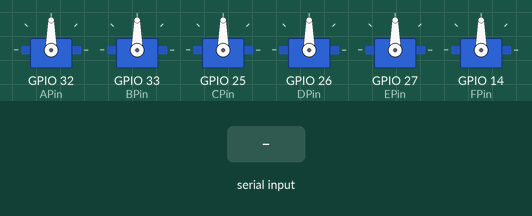
Bench run of a program on a simulated ESP32. On the bench: 6 × servo. The test bench sets the inputs (shaded band).

Above: at 1.2 s.
1.3 s: "J" received over Serial
At 2.8 s:
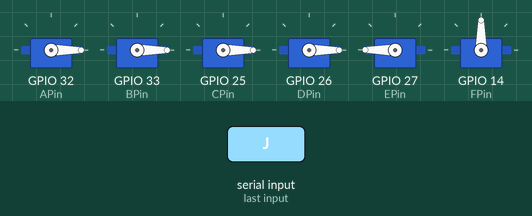
3.1 s: "A" received over Serial
At 4.1 s:
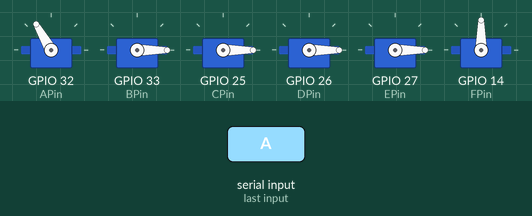
4.6 s: "B" received over Serial
At 5.3 s:
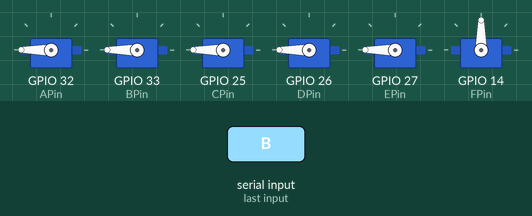
6.1 s: "C" received over Serial
At 6.5 s:
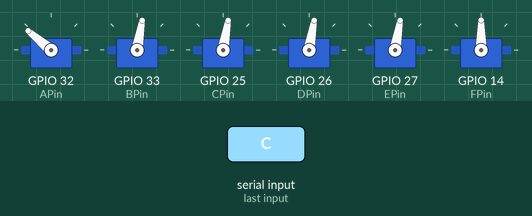
7.6 s: "D" received over Serial
At 8.8 s:
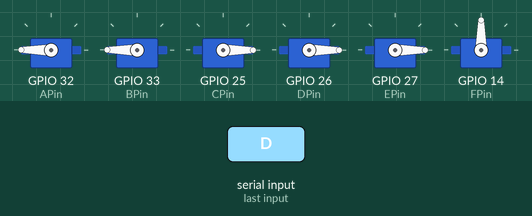
9.1 s: "E" received over Serial
At 10.1 s:
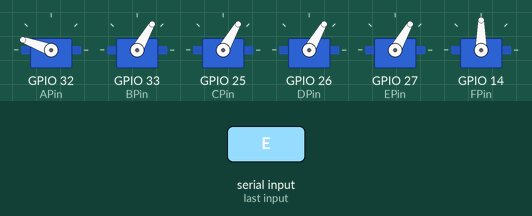
Timing chart, 0 to 11.6 s (numbered marks = the images above; inputs shaded):
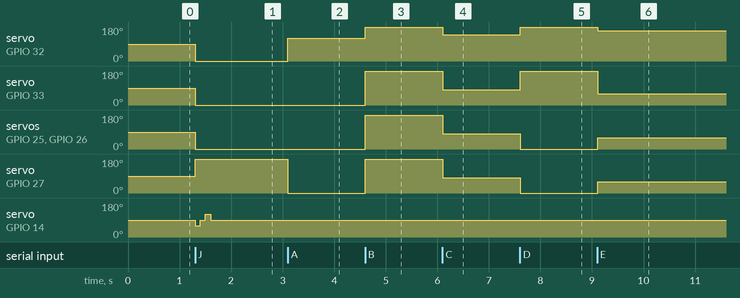

The program:

main.cpp
```cpp
#include <ESP32Servo.h>

int APin = 32; // thumb
int BPin = 33; // index
int CPin = 25; // middle
int DPin = 26; // ring
int EPin = 27; // pinky
int FPin = 14; // hand roll

Servo _thumb;
Servo _index;
Servo _middle;
Servo _ring;
Servo _pinky;
Servo _handRoll;

void letterA();
void letterB();
void letterC();
void letterD();
void letterE();
void letterF();
void letterG();
void letterH();
void letterI();
void letterJ();

void setup()
{

  Serial.begin(115200);

  _thumb.attach(APin);
  _index.attach(BPin);
  _middle.attach(CPin);
  _ring.attach(DPin);
  _pinky.attach(EPin);
  _handRoll.attach(FPin);
}

void loop()
{

  if (Serial.available() > 0)
  {
    char letter = Serial.read();

    switch (letter)
    {
    case 'A':
      letterA();
      break;
    case 'B':
      letterB();
      break;
    case 'C':
      letterC();
      break;
    case 'D':
      letterD();
      break;
    case 'E':
      letterE();
      break;
    case 'F':
      letterF();
      break;
    case 'G':
      letterG();
      break;
    case 'H':
      letterH();
      break;
    case 'I':
      letterI();
      break;
    case 'J':
      letterJ();
      break;
    default:
      break;
    }
  }
  else
  {
    // if the letter is not available, the hand will be in the default position
    // _thumb.write(90);
    // _index.write(90);
    // _middle.write(90);
    // _ring.write(90);
    // _pinky.write(90);
    // _handRoll.write(90);
  }

  delay(100);
}

void letterA()
{
  _thumb.write(120);
  _index.write(0);
  _middle.write(0);
  _ring.write(0);
  _pinky.write(0);
  _handRoll.write(90);
}

void letterB()
{
  _thumb.write(180);
  _index.write(180);
  _middle.write(180);
  _ring.write(180);
  _pinky.write(180);
  _handRoll.write(90);
}

void letterC()
{
  _thumb.write(140);
  _index.write(80);
  _middle.write(80);
  _ring.write(80);
  _pinky.write(80);

  _handRoll.write(90);
}

void letterD()
{
  _thumb.write(180);
  _index.write(180);
  _middle.write(0);
  _ring.write(0);
  _pinky.write(0);

  _handRoll.write(90);
}

void letterE()
{
  _thumb.write(160);
  _index.write(60);
  _middle.write(60);
  _ring.write(60);
  _pinky.write(60);

  _handRoll.write(90);
}

void letterF()
{
  _thumb.write(180);
  _index.write(0);
  _middle.write(180);
  _ring.write(180);
  _pinky.write(180);

  _handRoll.write(90);
}

void letterG()
{
  _thumb.write(180);
  _index.write(110);
  _middle.write(0);
  _ring.write(0);
  _pinky.write(0);

  _handRoll.write(180);
}

void letterH()
{
  _thumb.write(180);
  _index.write(120);
  _middle.write(110);
  _ring.write(0);
  _pinky.write(0);

  _handRoll.write(180);
}

void letterI()
{
  _thumb.write(180);
  _index.write(0);
  _middle.write(0);
  _ring.write(0);
  _pinky.write(180);

  _handRoll.write(90);
}

void letterJ()
{
  _thumb.write(0);
  _index.write(0);
  _middle.write(0);
  _ring.write(0);
  _pinky.write(180);

  _handRoll.write(60);
  delay(100);
  _handRoll.write(90);
  delay(100);
  _handRoll.write(120);
  delay(100);
  _handRoll.write(90);

  delay(1000);
}
```

Measured:
- after the input at 1.3 s, servo on GPIO 32 (APin), servo on GPIO 33 (BPin), servo on GPIO 25 (CPin), servo on GPIO 26 (DPin): 90° → 0° at once; servo on GPIO 27 (EPin): 90° → 180° at once; servo on GPIO 14 (FPin): 90° → 60° at once, → 90° 0.10 s later, → 120° 0.10 s later, → 90° 0.10 s later
- after the input at 3.1 s, servo on GPIO 32 (APin): 0° → 120° at once; servo on GPIO 27 (EPin): 180° → 0° at once
- after the input at 4.6 s, servo on GPIO 32 (APin): 120° → 180° at once; servo on GPIO 33 (BPin), servo on GPIO 25 (CPin), servo on GPIO 26 (DPin), servo on GPIO 27 (EPin): 0° → 180° at once
- after the input at 6.1 s, servo on GPIO 32 (APin): 180° → 140° at once; servo on GPIO 33 (BPin), servo on GPIO 25 (CPin), servo on GPIO 26 (DPin), servo on GPIO 27 (EPin): 180° → 80° at once
- after the input at 7.6 s, servo on GPIO 32 (APin): 140° → 180° at once; servo on GPIO 33 (BPin): 80° → 180° at once; servo on GPIO 25 (CPin), servo on GPIO 26 (DPin), servo on GPIO 27 (EPin): 80° → 0° at once
- after the input at 9.1 s, servo on GPIO 32 (APin): 180° → 160° at once; servo on GPIO 33 (BPin): 180° → 60° at once; servo on GPIO 25 (CPin), servo on GPIO 26 (DPin), servo on GPIO 27 (EPin): 0° → 60° at once
